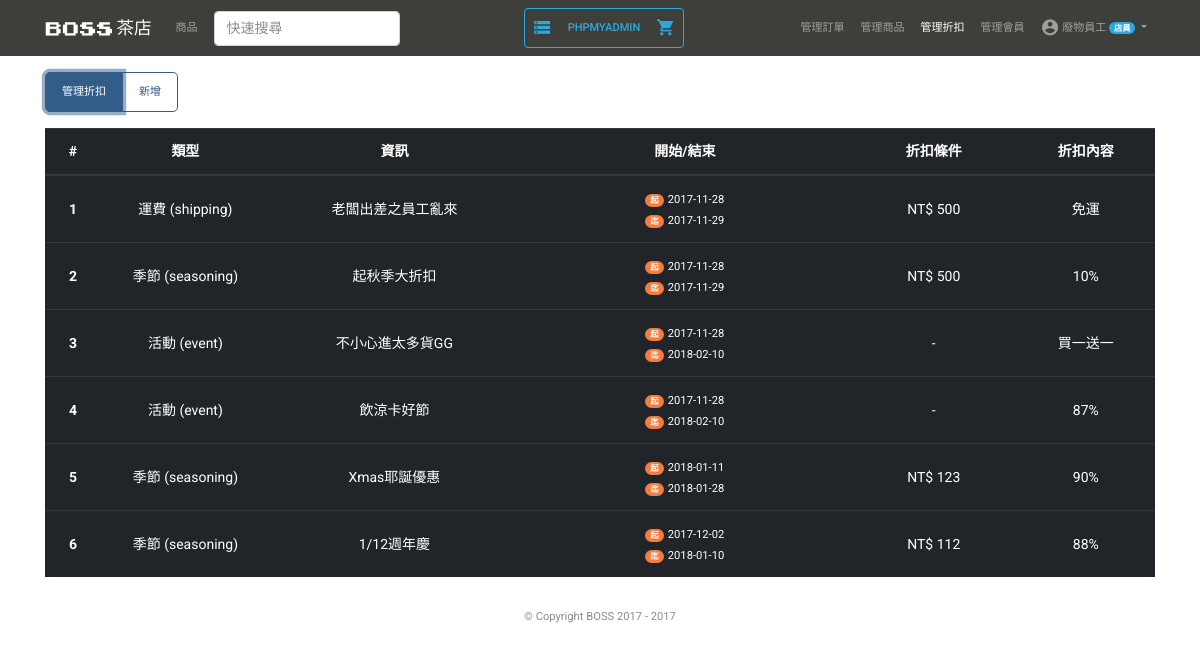
Screenshot of /discount_list.php?show=list (signed in) with the database file from the repository.
### tables this page shows
CREATE TABLE MEMBER(
  ID VARCHAR(20) PRIMARY KEY,
  Password VARCHAR(128) NOT NULL,
  Name VARCHAR(12) NOT NULL,
  Email VARCHAR(30) NOT NULL,
  Phone VARCHAR(10) NOT NULL,
  RegDate TIMESTAMP DEFAULT CURRENT_TIMESTAMP,
  Birth DATE,
  Gender ENUM('M', 'F', 'N'),
  Address VARCHAR(100),
  Position ENUM('S', 'A', 'C') NOT NULL
);

CREATE TABLE DISCOUNT (
  ID INT(7) UNSIGNED AUTO_INCREMENT PRIMARY KEY,
  Type ENUM('shipping', 'seasoning', 'event'),
  PeriodFrom DATE NOT NULL,
  PeriodTo DATE NOT NULL,
  Requirement INT(7) UNSIGNED,
  Rate DOUBLE(3,3) NOT NULL,
  Info VARCHAR(100) NOT NULL,
  EventType ENUM('BOGO', 'discount')
);

### verification.php (called while the page is built, shortened)
<?php
include('connection.php');
if(isset($_SESSION['ID'])){
  $user_id = $_SESSION['ID'];
  $sql = "SELECT * FROM MEMBER WHERE ID='$user_id'";
  $rows = mysqli_fetch_array($conn->query($sql));
  $user_name = $rows['Name'];
  $user_position = $rows['Position'];
}

### connection.php (called while the page is built, shortened)
<?php
  $conn = new mysqli(db_host, db_username, db_password, db_name);
  $conn->query("SET NAMES 'utf8mb4'");
  require_once('verification.php');

### discount_list.php (the view, shortened to what this page needs)
<?php include('connection.php'); ?>
<!DOCTYPE html>
<html>
<head>
  <?php include('style.php') ?>
</head>
<body>
  <?php include('nav.php') ?>
  <div class="container my-3">
    <div class="row">
      <div class="col-12 btn-group">
        <button class="btn btn-outline-primary btn-lg <?php if($_GET['show']=='list')echo 'active '?>" onclick="location.href='?show=list'">管理折扣</button>
        <button class="btn btn-outline-primary btn-lg <?php if($_GET['show']=='new')echo 'active '?>" onclick="location.href='?show=new'">新增</button>
      </div>
      <div class="col-12 text-center <?php if($_GET['show']!='list')echo 'd-none ' ?>">
        <table class="table table-hover table-dark my-3 ">
          <thead>
            <tr>
              <th scope="col" style="width:2rem;">#</th>
              <th scope="col" style="width:5rem;">類型</th>
              <th scope="col" style="width:9rem;">資訊</th>
              <th scope="col" style="width:12rem;">開始/結束</th>
              <th scope="col" style="width:6rem;">折扣條件</th>
              <th scope="col" style="width:5rem;">折扣內容</th>
            </tr>
          </thead>
          <tbody>
            <?php
            $sql = 'SELECT * FROM DISCOUNT';
            $result = $conn->query($sql);
            while($rows = mysqli_fetch_array($result))
            {
              echo '<tr style="cursor: pointer;" onclick="location.href=\'discount_list_detail.php?ID=' . $rows['ID'].'\'">';
              echo '<th scope="row" class="align-middle">'.$rows['ID'].'</th>';
              if($rows['Type']=='shipping'){
                $TypeText= '運費 (shipping)';
              } else if($rows['Type']=='seasoning'){
                $TypeText= '季節 (seasoning)';
              } else if($rows['Type']=='event'){
                $TypeText= '活動 (event)';
              }
              echo '<td class="align-middle">'.$TypeText.'</td>';
              echo '<td class="align-middle">'.$rows['Info'].'</td>';
              echo '<td class="align-middle"><small><span class="badge badge-pill badge-warning mr-1">起</span>'.$rows['PeriodFrom'].'<br><span class="badge badge-pill badge-warning mr-1">迄</span>'.$rows['PeriodTo'].'</small></td>';
              if($rows['Type']=='event'){
                $RequirementText='-';
              } else{
                $RequirementText='NT$ '.$rows['Requirement'];
              }
              echo '<td class="align-middle">'.$RequirementText.'</td>';
              if($rows['Type']=='shipping'){
                $RateText='免運';
              }else if($rows['Type']=='event' && $rows['EventType']=='BOGO'){
                $RateText='買一送一';
              }else{
                $RateText=($rows['Rate']*100).'%';
              }
              echo '<td class="align-middle">'. $RateText.'</td>';
              echo '</tr>';
            }
            ?>
          </tbody>
        </table>
      </div>
    </div>
  </div>
  <?php include('footer.php') ?>
</body>
</html>

### style.php (shortened to what this page needs)
<link rel="stylesheet" href="css/bootstrap.min.css">
<link rel="stylesheet" href="css/sandstone.theme.css">
<link rel="stylesheet" href="css/material-icon.css" >
<link rel="stylesheet" href="css/animate.min.css">
<link rel="stylesheet" href="css/style.css">
<link rel="stylesheet" href="css/animation.css">

### nav.php (shortened to what this page needs)
<?php
$this_page = pathinfo($_SERVER['PHP_SELF'])['filename']
?>
<?php
  $admin_display  = ($user_position=='A'||$user_position=='S')?'':'d-none ';
?>
<nav id="navbar" class="navbar navbar-expand-lg navbar-dark bg-primary1 sticky-top" style="background:rgba(62,63,58,1);">
  <div class="container">
    <a class="navbar-brand align-middle" href="index.php">
      <img src="img/logo-01.png" class="img-fluid" style="max-height:1.1rem"> 茶店
    </a>
    <div class="collapse navbar-collapse" id="navbarSupportedContent">
      <ul class="navbar-nav mr-auto">
        <li class="nav-item <?=($this_page =='product')?'active':'';?>">
          <a class="nav-link " href="product.php">商品</a>
        </li>
        <form class="form-inline mx-0 mx-lg-2 my-2 my-lg-0" method="get" action="product.php">
          <input class="form-control mr-sm-2" type="search" placeholder="快速搜尋" name="keyword" required>
        </form>
      </ul>
      <?php
      if(debug_mode){
        echo '<ul class="navbar-nav border border-info rounded ">
        <li class="nav-item">
        <a class="nav-link text-info" href="db.php"><i class="material-icons">storage</i></a>
        </li>
        <li class="nav-item">
        <a class="nav-link text-info" target="_blank" href="http://localhost/phpmyadmin/">phpmyadmin</a>
        </li>
        <li class="nav-item">
        <a class="nav-link text-info" href="cart.php"><i class="material-icons">shopping_cart</i></a>
        </li>
        </ul>';
      }
      ?>
      <ul class="navbar-nav ml-auto">
        <li class="nav-item <?=($this_page =='order')?'active ':'' ?> <?=$admin_display ?>">
          <a class="nav-link" href="order_list.php">管理訂單</a>
        </li>
        <li class="nav-item <?=($this_page =='product_list')?'active ':'' ?> <?=$admin_display ?>">
          <a class="nav-link" href="product_list.php">管理商品</a>
        </li>
        <li class="nav-item <?=($this_page =='discount_list')?'active ':'' ?> <?=$admin_display ?>">
          <a class="nav-link" href=" discount_list.php">管理折扣</a>
        </li>
        <li class="nav-item <?=($this_page =='user_list')?'active ':'' ?> <?=$admin_display ?>">
          <a class="nav-link" href="user_list.php">管理會員</a>
        </li>
        <li class="nav-item dropdown <?=isset($_SESSION['ID'])?'':'d-none'?>">
          <a class="nav-link dropdown-toggle" href="#" id="user" role="button" data-toggle="dropdown" aria-haspopup="true" aria-expanded="false">
            <i class="material-icons">account_circle</i>
            <?=$user_name?>
            <?php
            if($user_position=='A'){
              echo '<span class="badge badge-pill badge-warning">管理員</span>';
            }else if($user_position=='S'){
              echo '<span class="badge badge-pill badge-info">店員</span>';
            }
            ?>
          </a>
        </li>
      </ul>
    </div>
  </div>
</nav>

### footer.php (shortened to what this page needs)
<div class="container mt-3">
  <div class="row">
    <div class="col-12">
      <small>
        <p class="text-muted text-center">© Copyright <span id="aboutUsSwitch">BOSS</span> 2017 - <?php echo date('Y',time()); ?></p>
      </small>
    </div>
  </div>
</div>

### css/style.css (style rules this page uses)
i.material-icons { vertical-align: middle; font-size: 1.2rem; }

### rows the page displays
member: Name "廢物員工"
discount: ID "1", Type "運費 (shipping)", Info "老闆出差之員工亂來", PeriodFrom "2017-11-28", PeriodTo "2017-11-29", Requirement "NT$ 500", Type "免運"
discount: ID "2", Type "季節 (seasoning)", Info "起秋季大折扣", PeriodFrom "2017-11-28", PeriodTo "2017-11-29", Requirement "NT$ 500", Rate "10%"
discount: ID "3", Type "活動 (event)", Info "不小心進太多貨GG", PeriodFrom "2017-11-28", PeriodTo "2018-02-10", Type "-", RateText "買一送一"
discount: ID "4", Type "活動 (event)", Info "飲涼卡好節", PeriodFrom "2017-11-28", PeriodTo "2018-02-10", Type "-", Rate "87%"
discount: ID "5", Type "季節 (seasoning)", Info "Xmas耶誕優惠", PeriodFrom "2018-01-11", PeriodTo "2018-01-28", Requirement "NT$ 123", Rate "90%"
discount: ID "6", Type "季節 (seasoning)", Info "1/12週年慶", PeriodFrom "2017-12-02", PeriodTo "2018-01-10", Requirement "NT$ 112", Rate "88%"
